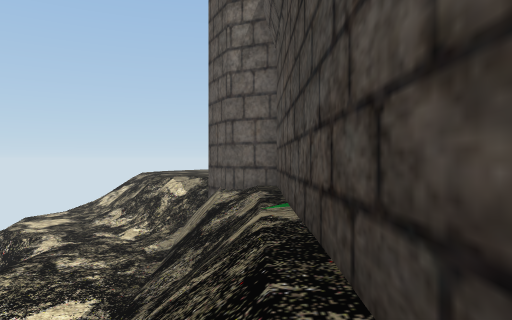
[1] (above)

13 first-person views from a walk through a Unity game level. The camera is 1.5 m above the floor, looks level and sees 70° across. The floor is counted in squares, 2 m on a side. Each view is taken from the middle of a square. On the plan, view 1 faces up. The plan holds only what a view shows up to about 11 squares ahead; the rest is blank. The place goes on beyond the plan. The player character is not drawn.

[2]
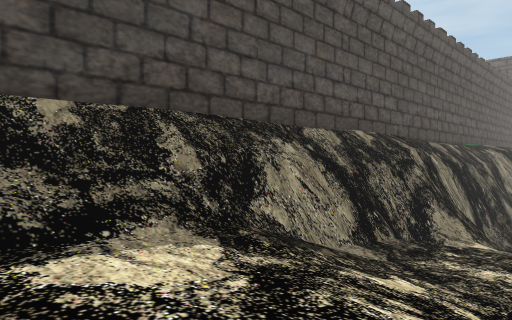

[3]
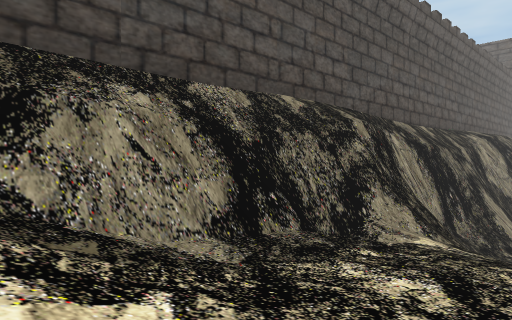

[4]
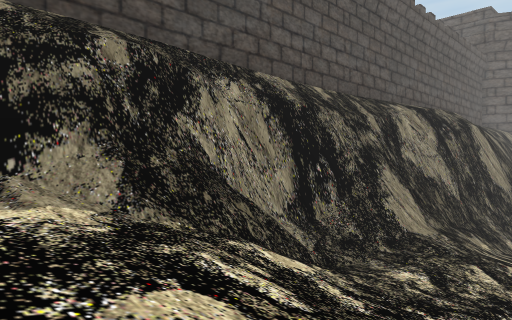

[5]
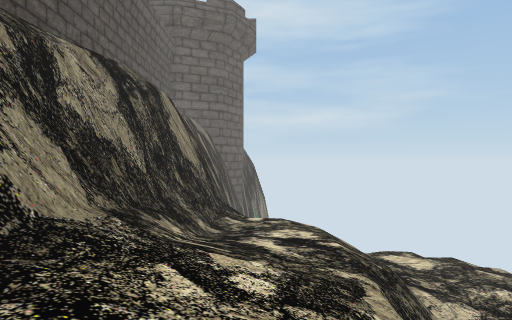

[6]
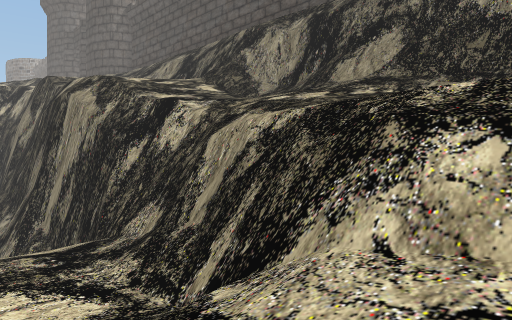

[7]
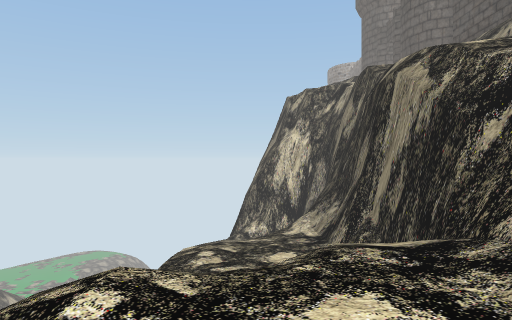

[8]
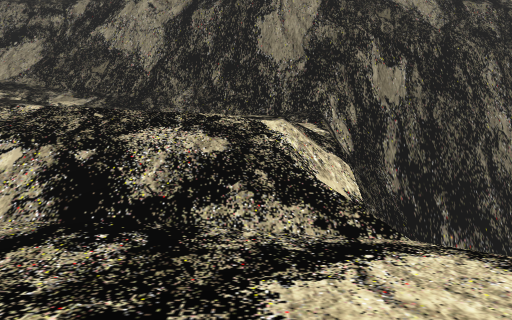

[9]
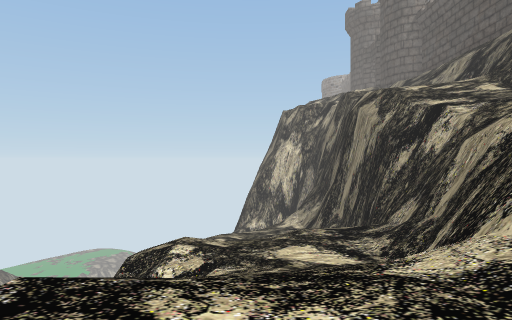

[10]
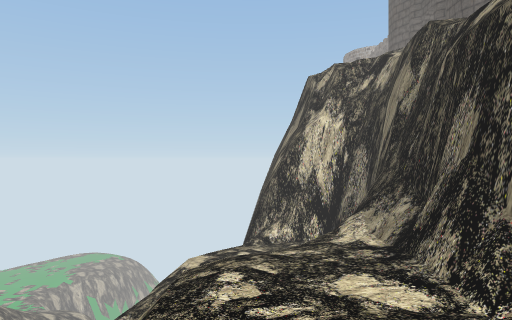

[11]
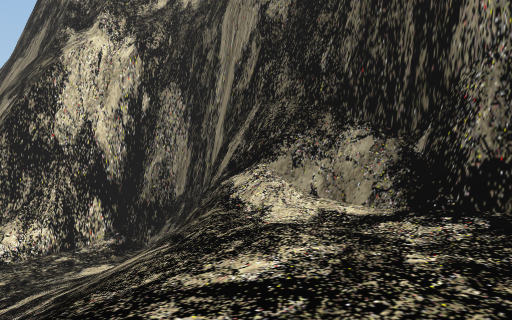

[12]
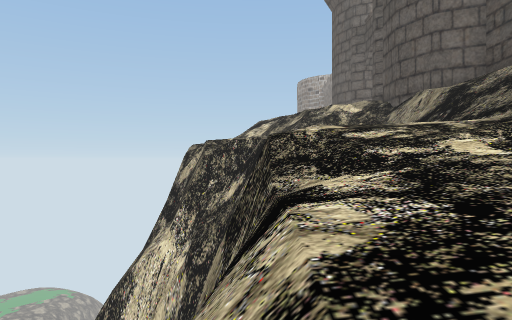

[13]
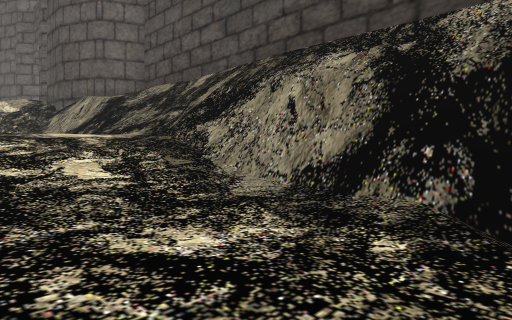

### Floor plan
Key: @ floor where view 1 was taken; # wall or solid block; . main floor; - floor 1.75 m lower than the main floor; : floor 3.25 m higher than the main floor; _ floor 4.75 m lower than the main floor; < floor 8 m lower than the main floor; + floor 9.5 m higher than the main floor; / step, stairs or slope; = window, fence, low wall or low ledge; v drop or lower ground; O other object.
Columns run from 14 left of view 1 to 1 right of it. Each row starts with its distance up from view 1.
  9       vvv///=OO
  8    ##  vv/++=#/#
  7    ####vv/++///#
  6   /<</#vv/++///#
  5   ////#v //////#
  4   // ##vv//////#
  3   ///##vv////=/#
  2   ////#vv///=#/#
  1  =////# v///##/#
  0  /////##////##@#
 -1  /___/#v////##/#
 -2  /___/#v////##/#
 -3 #/___/##////##/#
 -4 v////// v///#v/#
 -5       / v//=#v/#
 -6       /#v///####
 -7   = ///#v///## #
 -8   /////#v///#  #
 -9 v//---/#////#  #
-10 v//---/#///=#  #
-11  v////##///=#  #
-12    ///#////##
-13    ///#////##
-14  v/////////#
-15  v...///::/#
-16   ...///::=#
-17   ...////:##
-18     .//=//##
-19     ./   v##
-20          v##
-21          v=#
-22          vv#

Where each view was taken, in squares from view 1:
view 1: 0 up, 0 right, facing up
view 2: 6 up, 5 left, facing down-right
view 3: 3 up, 5 left, facing down-right
view 4: 2 down, 6 left, facing down-right
view 5: 6 down, 5 left, facing down
view 6: 15 down, 11 left, facing up-right
view 7: 13 down, 11 left, facing up
view 8: 17 down, 12 left, facing right
view 9: 17 down, 11 left, facing up
view 10: 9 down, 12 left, facing up
view 11: 2 down, 13 left, facing up-right
view 12: 2 down, 6 left, facing up
view 13: 2 down, 5 left, facing up-right
